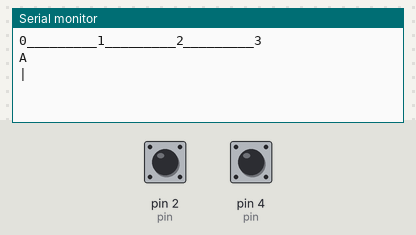
The sketch below on a simulated Arduino Uno, built with avr-gcc and run on an emulated ATmega328P. Shown: the last lines printed to the serial monitor. The test bench sets the inputs (shaded band); at power-on: pin 2 (pin) HIGH, pin 4 (pin) HIGH.

Above: at 1.2 s.
1.3 s: pin 2 (pin) pulsed LOW 2 times (0.12 s each, 0.3 s apart)
At 2.9 s:
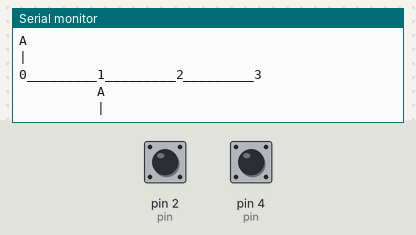
3.4 s: pin 2 (pin) pulsed LOW 5 times (0.12 s each, 0.3 s apart)
At 5.8 s:
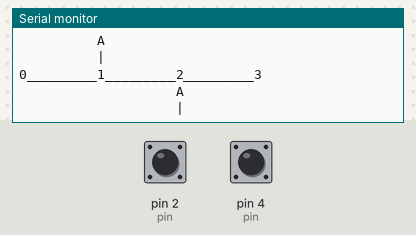

The sketch:

6a.ino
```cpp
struct Button
{
    int pin;
    // true for pulldown, false for pullup
    bool pulldown;

    bool state = false;
    bool prevState = false;
    bool pressed = false;
    bool released = false;

    void update()
    {
        if (pulldown)
            state = digitalRead(pin);
        else
            state = !digitalRead(pin);

        pressed = state && !prevState;
        released = !state && prevState;
        prevState = state;
    }
};

struct Timer
{
    unsigned long startTime;

    void reset()
    {
        startTime = millis();
    }

    unsigned long getElapsedTime()
    {
        return millis() - startTime;
    }

    bool isFinished(unsigned long duration)
    {
        return getElapsedTime() >= duration;
    }
};

struct Sequence
{
    int step = 0;
    Timer timer;

    void next()
    {
        step += 1;
        timer.reset();
    }

    void previous()
    {
        step -= 1;
        timer.reset();
    }

    void nextAfterDelay(unsigned long duration)
    {
        if (timer.isFinished(duration))
        {
            next();
        }
    }

    void nextOnCondition(bool condition)
    {
        if (condition)
        {
            next();
        }
    }

    void reset()
    {
        step = 0;
        timer.reset();
    }
};

Sequence sequence;

Timer timer1;
Button upButton;
Button downButton;

void updateStateMachine()
{
    switch (sequence.step)
    {
    case 0:
        Serial.println("\n\n\n\n\n\n\n\n\n\n\n\n\n\n");
        Serial.println("0_________1_________2_________3");
        Serial.println("A");
        Serial.println("|");

        sequence.next();
        break;
    case 1:
        break;
    case 2:
        Serial.println("\n\n\n\n\n\n\n\n\n\n\n\n\n\n");
        Serial.println("0_________1_________2_________3");
        Serial.println("          A");
        Serial.println("          |");

        sequence.next();
        break;
    case 3:
        break;
    case 4:
        Serial.println("\n\n\n\n\n\n\n\n\n\n\n\n\n\n");
        Serial.println("0_________1_________2_________3");
        Serial.println("                    A");
        Serial.println("                    |");

        sequence.next();
        break;
    case 5:
        break;
    case 6:
        Serial.println("\n\n\n\n\n\n\n\n\n\n\n\n\n\n");
        Serial.println("0_________1_________2_________3");
        Serial.println("                              A");
        Serial.println("                              |");

        sequence.next();
        break;
    case 7:
        break;
    case 8:
        sequence.reset();
        break;
    }
}

void updateGuiControls()
{
    if (upButton.pressed)
    {
        sequence.next();
    }

    if (downButton.pressed)
    {
        sequence.previous();
        sequence.previous();
        sequence.previous();
    }
}

void setup()
{
    Serial.begin(9600);

    upButton.pin = 2;
    upButton.pulldown = true;
    pinMode(upButton.pin, INPUT);

    downButton.pin = 4;
    downButton.pulldown = true;
    pinMode(downButton.pin, INPUT);
}

void loop()
{
    upButton.update();
    downButton.update();

    updateStateMachine();
    updateGuiControls();

    delay(100);
}
```

Measured:
- after the input at 1.3 s, the serial monitor: prints a new line after 0.65 s (image 1)
- after the input at 3.4 s, the serial monitor: prints a new line after 0.36 s (image 2)
